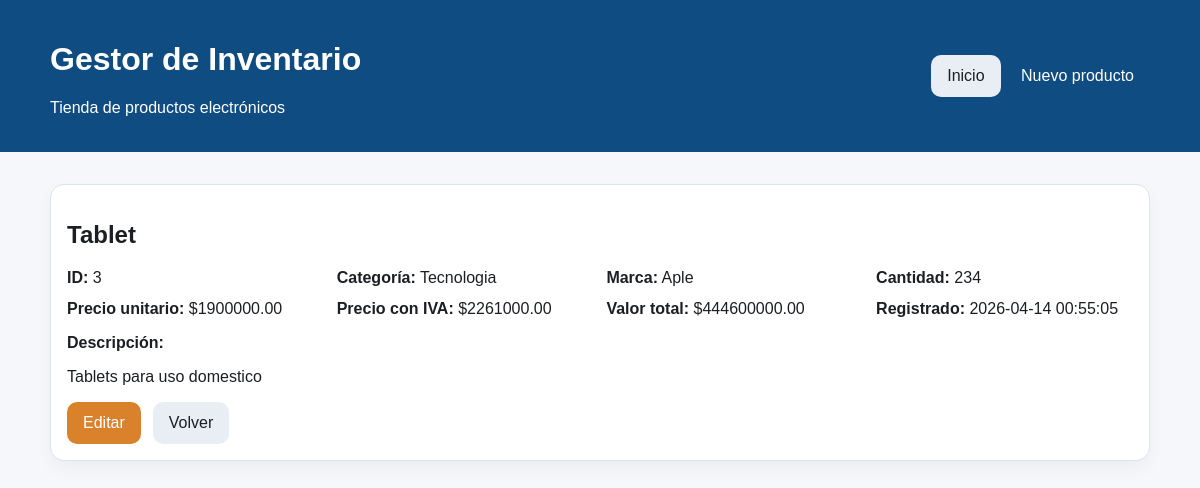
Page /detalle/3 on the committed database.
### tables this page shows
CREATE TABLE productos (
                id INTEGER PRIMARY KEY AUTOINCREMENT,
                nombre TEXT NOT NULL,
                categoria TEXT NOT NULL,
                marca TEXT NOT NULL,
                cantidad INTEGER NOT NULL CHECK(cantidad >= 0),
                precio REAL NOT NULL CHECK(precio >= 0),
                descripcion TEXT,
                created_at TIMESTAMP DEFAULT CURRENT_TIMESTAMP
            );

### app.py (the view)
@app.route("/detalle/<int:product_id>")
def detalle_producto(product_id: int) -> str:
    producto = get_product(product_id)
    if producto is None:
        flash("El producto solicitado no existe.", "error")
        return redirect(url_for("index"))
    return render_template("detail.html", producto=producto)

### app.py (called while the page is built)
def get_db() -> sqlite3.Connection:
    if "db" not in g:
        g.db = sqlite3.connect(app.config["DATABASE"])
        g.db.row_factory = sqlite3.Row
    return g.db

def get_product(product_id: int) -> sqlite3.Row | None:
    db = get_db()
    return db.execute("SELECT * FROM productos WHERE id = ?", (product_id,)).fetchone()

@app.context_processor
def inject_helpers() -> dict[str, Any]:
    return {
        "iva_rate": IVA_RATE,
        "precio_con_iva": lambda precio: round(precio * (1 + IVA_RATE), 2),
        "valor_total": lambda cantidad, precio: round(cantidad * precio, 2),
    }

### templates/detail.html (shortened to what this page needs)
{% extends 'base.html' %}
{% block content %}
<section class="card detail-card">
    <h2>{{ producto.nombre }}</h2>
    <div class="detail-grid">
        <div><strong>ID:</strong> {{ producto.id }}</div>
        <div><strong>Categoría:</strong> {{ producto.categoria }}</div>
        <div><strong>Marca:</strong> {{ producto.marca }}</div>
        <div><strong>Cantidad:</strong> {{ producto.cantidad }}</div>
        <div><strong>Precio unitario:</strong> ${{ '%.2f'|format(producto.precio) }}</div>
        <div><strong>Precio con IVA:</strong> ${{ '%.2f'|format(precio_con_iva(producto.precio)) }}</div>
        <div><strong>Valor total:</strong> ${{ '%.2f'|format(valor_total(producto.cantidad, producto.precio)) }}</div>
        <div><strong>Registrado:</strong> {{ producto.created_at }}</div>
    </div>
    <div class="description">
        <strong>Descripción:</strong>
        <p>{{ producto.descripcion or 'Sin descripción.' }}</p>
    </div>
    <div class="button-row">
        <a class="btn btn-warning" href="{{ url_for('editar_producto', product_id=producto.id) }}">Editar</a>
        <a class="btn btn-light" href="{{ url_for('index') }}">Volver</a>
    </div>
</section>
{% endblock %}

### static/styles.css (style rules this page uses)
:root { --primary: #0f4c81; --secondary: #1b1f24; --bg: #f5f7fb; --surface: #ffffff; --border: #dce3ed; --success: #dff5e6; --error: #ffe0e0; --warning: #fff2d8; }
* { box-sizing: border-box; }
body { margin: 0; font-family: Arial, Helvetica, sans-serif; background: var(--bg); color: var(--secondary); }
.card { background: var(--surface); border: 1px solid var(--border); border-radius: 14px; padding: 1rem; margin-bottom: 1rem; box-shadow: 0 8px 18px rgba(0,0,0,.04); }
.btn { display: inline-block; background: var(--primary); color: white; text-decoration: none; border: none; border-radius: 10px; padding: .75rem 1rem; cursor: pointer; }
.btn-light { background: #e9eef5; color: var(--secondary); }
.btn-warning { background: #d9822b; }
.button-row { display: flex; gap: .75rem; flex-wrap: wrap; }
.detail-grid { display: grid; grid-template-columns: repeat(auto-fit, minmax(220px, 1fr)); gap: .8rem; margin-bottom: 1rem; }

### rows in the picture
productos: nombre "Tablet", id "3", categoria "Tecnologia", marca "Aple", cantidad "234", precio "1900000.00", precio "2261000.00", cantidad+precio "444600000.00", created_at "2026-04-14 00:55:05", descripcion "Tablets para uso domestico"
